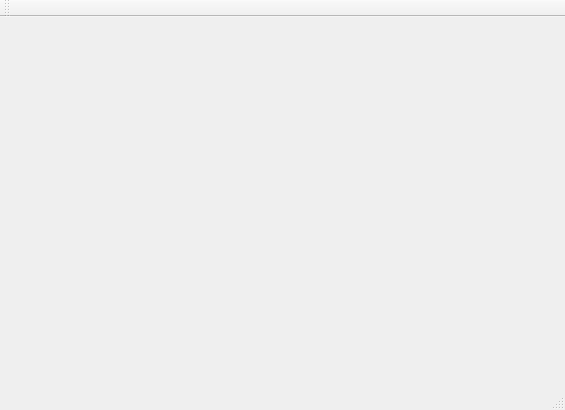
<?xml version="1.0" encoding="UTF-8"?>
<ui version="4.0">
 <class>MainWindow</class>
 <widget class="QMainWindow" name="MainWindow">
  <property name="geometry">
   <rect>
    <x>0</x>
    <y>0</y>
    <width>565</width>
    <height>410</height>
   </rect>
  </property>
  <property name="windowTitle">
   <string>MainWindow</string>
  </property>
  <widget class="QWidget" name="centralWidget"/>
  <widget class="QMenuBar" name="menuBar">
   <property name="geometry">
    <rect>
     <x>0</x>
     <y>0</y>
     <width>565</width>
     <height>21</height>
    </rect>
   </property>
  </widget>
  <widget class="QToolBar" name="mainToolBar">
   <attribute name="toolBarArea">
    <enum>TopToolBarArea</enum>
   </attribute>
   <attribute name="toolBarBreak">
    <bool>false</bool>
   </attribute>
  </widget>
  <widget class="QStatusBar" name="statusBar"/>
 </widget>
 <layoutdefault spacing="6" margin="11"/>
 <resources/>
 <connections/>
</ui>
